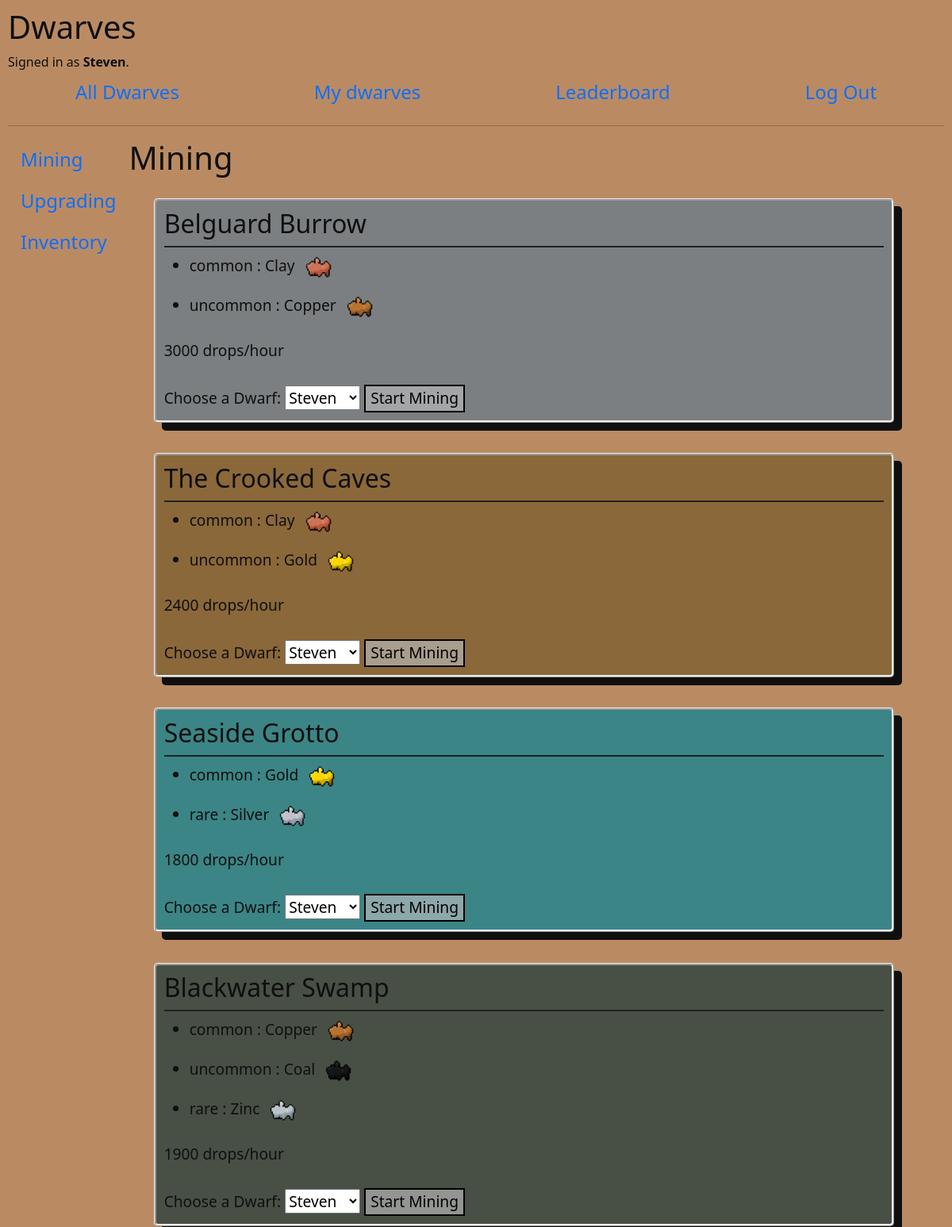
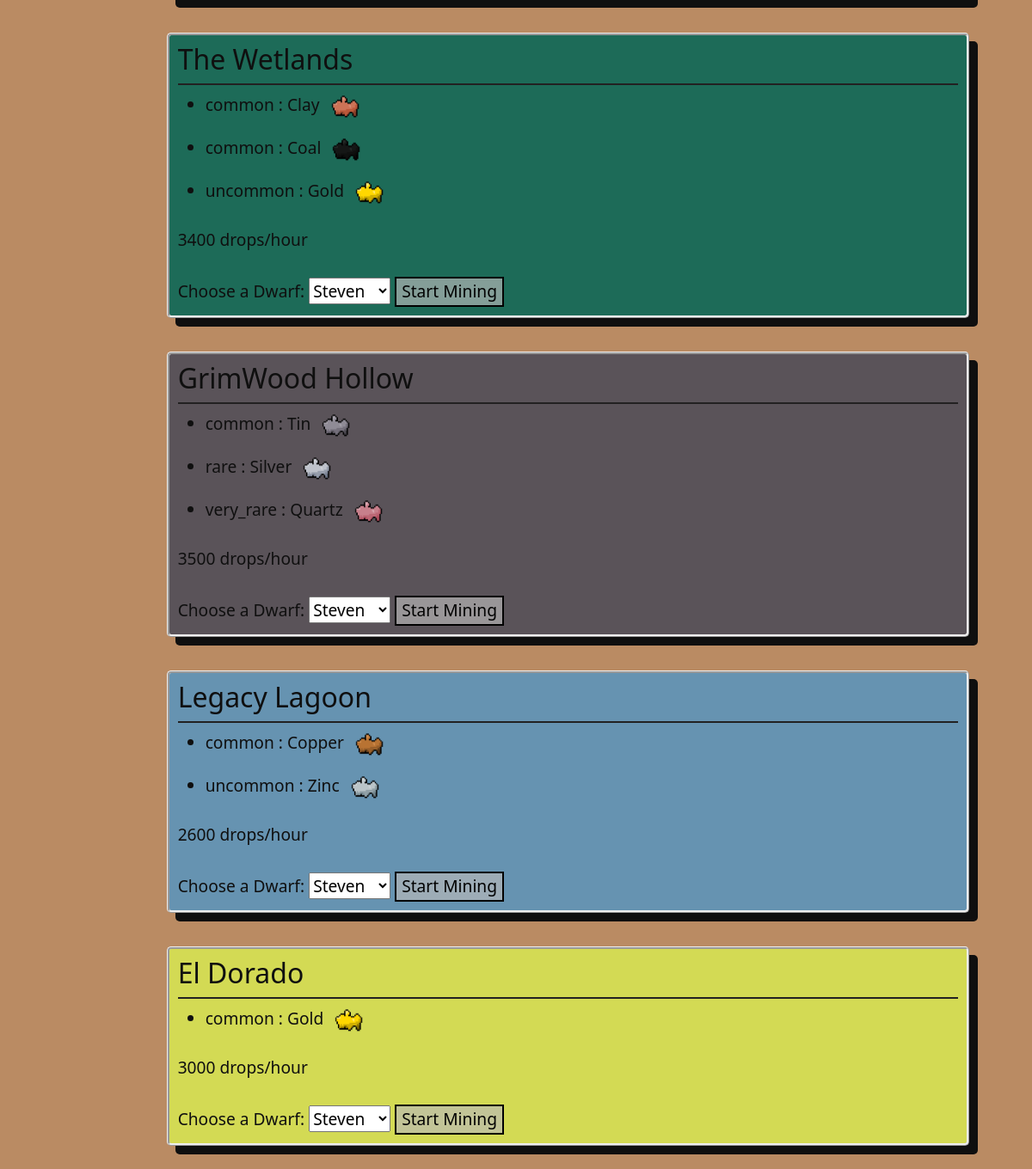
/mining (signed in), run on the app's committed database (2 pictures, top to bottom).
### dwarves/models.py (models this page shows, shortened)
class User(AbstractUser):
    gold_obtained = models.IntegerField(default=0)

class Mine(models.Model):
    name = models.CharField(max_length=64)
    rate = models.IntegerField(default=0)
    requirement = models.IntegerField(default=0)

class Mineral(models.Model):
    user = ForeignKey(User,blank=True, null=True, default="", on_delete=CASCADE, related_name="inventory")
    upgrade = ForeignKey(Upgrade,blank=True, null=True, default="", on_delete=CASCADE, related_name="cost")
    mine = ForeignKey(Mine,blank=True, null=True, default="", on_delete=CASCADE, related_name="minerals")
    name = models.CharField(max_length=64, choices=possible_minerals)
    value = models.IntegerField(blank=True, null=True, default=0)
    rarity = models.CharField(max_length=64, blank=True, null=True, default='', choices=[
        ('', ''), ('common', 'Common') ,('uncommon', 'Uncommon'), ('rare', 'Rare'), ('very_rare', 'Very Rare')])

### dwarves/views.py (the view)
# urls.py: path("mining", views.mining, name="mining"),
@login_required(login_url='login')
def mining(request):
    mines = Mine.objects.all()
    active_jobs = Job.objects.filter(dwarf__in=request.user.user_dwarfs.all())
    active_mines = []
    active_dwarves = []
    for job in active_jobs:
        active_dwarves.append(job.dwarf.name)
        active_mines.append(job.mine)
    inactive_dwarves = request.user.user_dwarfs.exclude(name__in=active_dwarves)
    dwarves_count = request.user.user_dwarfs.all().count()
    return render(request, "dwarves/mining.html",{
        "mines" : mines,
        "active_mines" : active_mines,
        "active_jobs" : active_jobs,
        "inactive_dwarves" : inactive_dwarves,
        "dwarves_count" : dwarves_count,
    })

### dwarves/templatetags/tags.py (called while the page is built)
@register.filter(name='get_mine_name')
def get_mine_name(name):
    if name.split(' ', 1)[0].lower() == "the":
        return name.split(' ', 1)[1]
    else:
        return name.split(' ', 1)[0]

### dwarves/templates/dwarves/mining.html (shortened to what this page needs)
{% extends "dwarves/layout.html" %}
{% load tags %}
{% block body %}
{% load static %}
<h1>Mining</h1>
<div class="row">
{% for mine in mines %}
{% if mine.requirement <= dwarves_count %}
<div class="col-md-12">
    <div id={{mine.name|get_mine_name}} style="margin:2%; padding:1%; border-style:ridge; border-radius:5px;
    box-shadow: 10px 10px; font-size:larger;">
    <div style=" border-bottom:2px rgb(34, 33, 33) solid"><h2>{{ mine.name }}</h2></div>
    <ul>
    {% for mineral in mine.minerals.all %}
        <li>{{ mineral.rarity }} : {{ mineral.name}}
            <img src="{% static '/dwarves/media/'|add:mineral.name|add:'.png' %}" alt="{{ mineral.name }}"
                    style="height:50px; width:50px">
        </li>
    {% endfor %}
    </ul>
    {{ mine.rate }} drops/hour <br> <br>
        {% if mine in active_mines %}
            {% for job in active_jobs %}
                {% if job.mine == mine %}
                    <strong>{{ job.dwarf.name }} </strong>is currently mining: {{ job|progress }} / {{job.dwarf.capacity}} <br>
                    {{ job|time_remaining }} minutes remaining <br>
                    <form action="{% url 'stop_mining' mine.name %}" method="post">
                        {% csrf_token %}
                        <input type="submit" value="Stop Mining" class="button1">
                    </form>
                {% endif %}
            {% endfor %}
        {% else %}
            <form action="{% url 'start_mining' mine.name %}" method="post">
                <label for="dwarf">Choose a Dwarf:</label>
                <select name="dwarf">
                    {% for dwarf in inactive_dwarves %}
                        <option value={{ dwarf.name }}>{{ dwarf.name }}</option>
                    {% endfor %}
                </select>
                <input type="submit" class="button1" value="Start Mining"
                style="background-color: rgba(185, 185, 185, 0.658); color:black; border:2px solid">
            </form>
        {% endif %}
    </div>
</div>
{% endif %}
{% endfor %}
</div>
{% endblock %}

### dwarves/templates/dwarves/layout.html (shortened to what this page needs)
{% load static %}
<!DOCTYPE html>
<html lang="en">
    <head>
        <link href="https://cdn.jsdelivr.net/npm/bootstrap@5.0.0-beta2/dist/css/bootstrap.min.css" rel="stylesheet">
        <link href="{% static 'dwarves/styles.css' %}" rel="stylesheet">
    </head>
    <body>
        <h1>Dwarves</h1>
        <div>
            {% if user.is_authenticated %}
                Signed in as <strong>{{ user.username }}</strong>.
            {% else %}
                Not signed in.
            {% endif %}
        </div>
        <ul class="nav justify-content-center nav-fill">
            <li class="nav-item">
                <a class="nav-link" href="{% url 'all_dwarves' %}">All Dwarves</a>
            </li>
            {% if user.is_authenticated %}
                <li class="nav-item">
                    <a class="nav-link" href="{% url 'my_dwarves' %}">My dwarves</a>
                </li>
                <li class="nav-item">
                    <a class="nav-link" href="{% url 'leaderboard' %}">Leaderboard</a>
                </li>
                <li class="nav-item">
                    <a class="nav-link" href="{% url 'logout' %}">Log Out</a>
                </li>
            {% endif %}
        </ul>
        <hr>
        <div class="vertical-nav">
            <ul class="nav flex-column">
            <li class="nav-item">
              <a class="nav-link active" aria-current="page" href="{% url 'mining' %}">Mining</a>
            </li>
            <li class="nav-item">
              <a class="nav-link" href="{% url 'select' %}">Upgrading</a>
            </li>
            <li class="nav-item">
              <a class="nav-link" href="{% url 'inventory' %}">Inventory</a>
            </li>
            </ul>
        </div>
            <div class="container">
            {% block body %}
            {% endblock %}
            </div>
    </body>
</html>

### dwarves/static/dwarves/styles.css (style rules this page uses)
body { padding: 10px; background-color:rgb(186, 139, 99) !important; color: rgb(15, 15, 15); }
img { height: 200px; }
.nav-link { font-size: 150% !important; }
.vertical-nav { float: left !important; }
.button1 { background-color: rgba(185, 185, 185, 0.658); color:black; border:2px solid; }
#Belguard { background-color:rgb(124, 127, 129); }
#Crooked { background-color:rgb(139, 104, 58); }
#Seaside { background-color:rgb(59, 133, 134); }
#Blackwater { background-color: rgb(72, 80, 69); }
#Wetlands { background-color:rgb(29, 107, 88); }
#GrimWood { background-color:rgb(90, 83, 89); }
#Legacy { background-color:rgb(102, 147, 177); }
#El { background-color:rgb(211, 218, 84); }

### data on the page
User: username "Steven"
Mine: name "Belguard Burrow", rate "3000"
Mineral: rarity "common", name "Clay", name (picture)
Mineral: rarity "uncommon", name "Copper", name (picture)
Mine: name "The Crooked Caves", rate "2400"
Mineral: rarity "common", name "Clay", name (picture)
Mineral: rarity "uncommon", name "Gold", name (picture)
Mine: name "Seaside Grotto", rate "1800"
Mineral: rarity "common", name "Gold", name (picture)
Mineral: rarity "rare", name "Silver", name (picture)
Mine: name "Blackwater Swamp", rate "1900"
Mineral: rarity "common", name "Copper", name (picture)
Mineral: rarity "uncommon", name "Coal", name (picture)
Mineral: rarity "rare", name "Zinc", name (picture)
Mine: name "The Wetlands", rate "3400"
Mineral: rarity "common", name "Clay", name (picture)
Mineral: rarity "common", name "Coal", name (picture)
Mineral: rarity "uncommon", name "Gold", name (picture)
Mine: name "GrimWood Hollow", rate "3500"
Mineral: rarity "common", name "Tin", shows a picture
Mineral: rarity "rare", name "Silver", name (picture)
Mineral: rarity "very_rare", name "Quartz", name (picture)
Mine: name "Legacy Lagoon", rate "2600"
Mineral: rarity "common", name "Copper", name (picture)
Mineral: rarity "uncommon", name "Zinc", name (picture)
Mine: name "El Dorado", rate "3000"
Mineral: rarity "common", name "Gold", name (picture)

### other printed values
form field dwarf "Steven"
